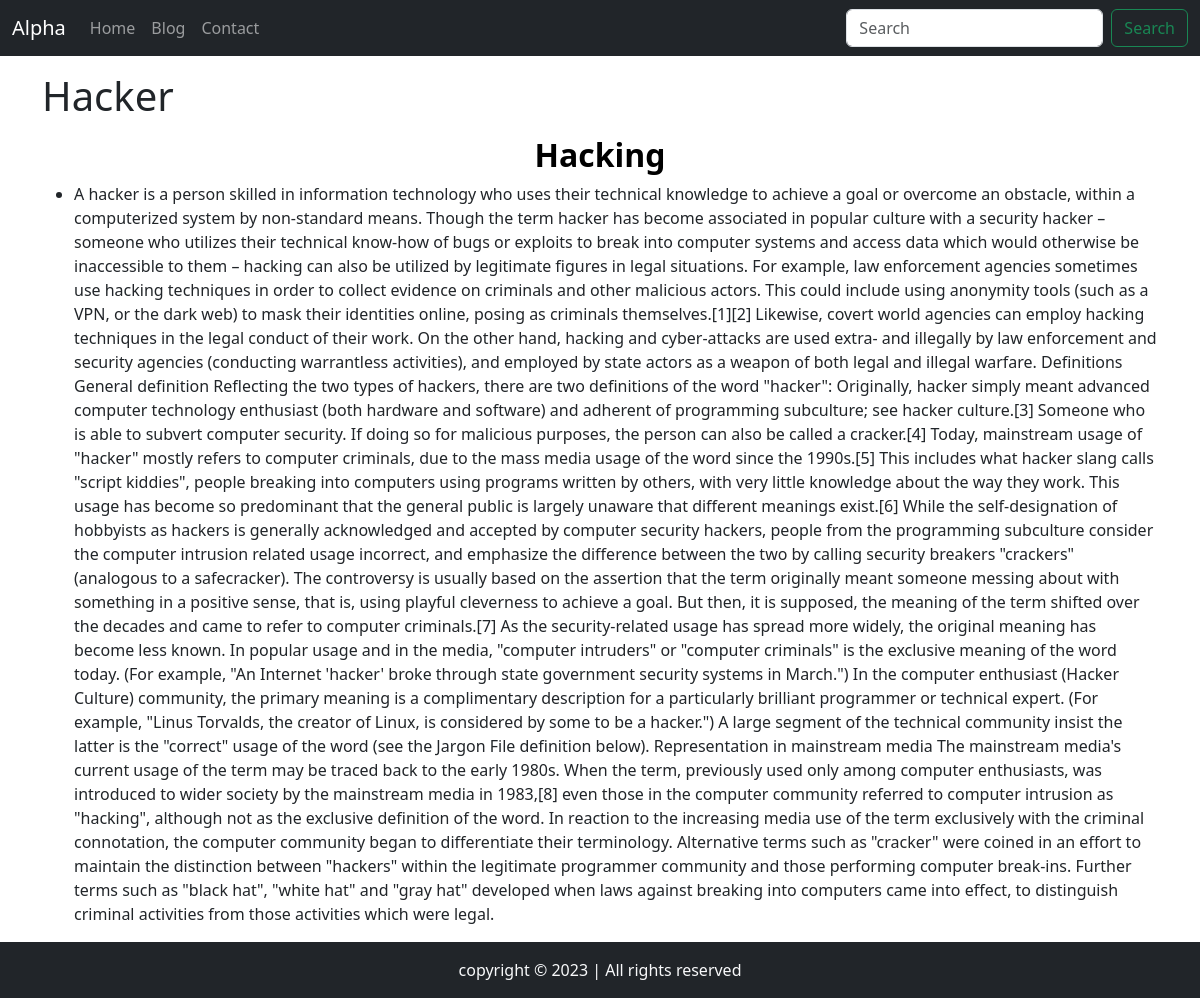
/blogpost/hacker-article, run on the app's committed database.
### home/models.py (models this page shows, shortened)
class Blog(models.Model):
    sno = models.AutoField(primary_key=True)
    title = models.CharField(max_length=200)
    short_desc = models.CharField(max_length=300,default="")
    content = models.TextField()
    slug = models.CharField(max_length=100)
    time = models.DateTimeField(auto_now_add=True)

### home/views.py (the view)
# urls.py: path('blogpost/<str:slug>',views.blogpost,name='blogpost'),
def blogpost(request,slug):
    blog = Blog.objects.filter(slug=slug).first()
    context = {'blog':blog}
    return render(request,'blogpost.html',context)

### templates/blogpost.html
{% extends 'base.html' %}
{% block body %}
<div class="container">
    <h1 class="my-3">{{blog.title}}</h1>
    <div class="my-3">
        {{blog.content|safe}}
    </div>
</div>
{% endblock body %}

### data on the page
Blog: title "Hacker", content "Hacking A hacker is a person skilled in information technology who uses their technical knowledge to achieve a goal or overcome an obstacle, within a computerized system by non-standard means. Though the term hacker has become associated in popular culture with a security hacker – someone who utilizes their technical know-how of bugs or exploits to break into computer systems and access data which would otherwise be inaccessible to them – hacking can also be utilized by legitimate figures in legal situations. For example, law enforcement agencies sometimes use hacking techniques in order to collect evidence on criminals and other malicious actors. This could include using anonymity tools…"
